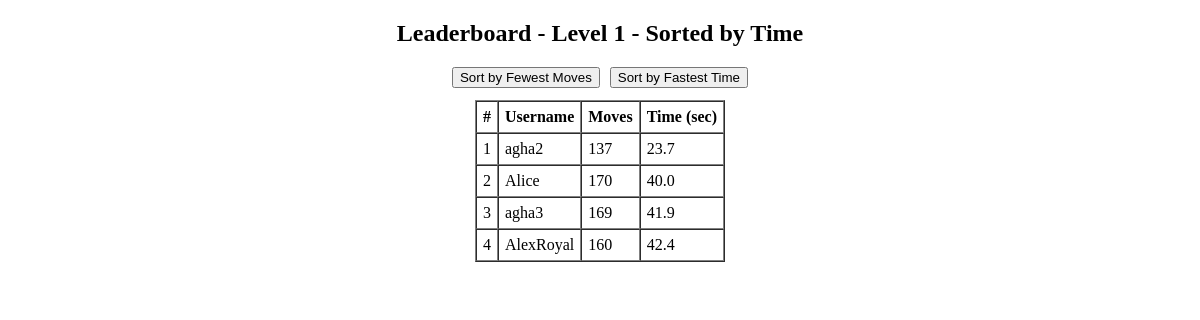
The page /game_leaderboard/time/1 on the database its author committed.
### server.py (models this page shows)
class ScoreTime(db.Model):
    score_id = db.Column(db.Integer, primary_key=True)
    username = db.Column(db.String(20), nullable=False)
    level = db.Column(db.String(30), nullable=False)
    moves = db.Column(db.Integer, nullable=False)
    time_taken = db.Column(db.Float, nullable=False)
    __table_args__ = (
        db.UniqueConstraint('username', 'level', name='unique_username_level'),
    )

### server.py (the view)
@app.route('/game_leaderboard/time/<level>')
def game_leaderboard_time(level):
    scores = ScoreTime.query.filter_by(level=level).order_by(ScoreTime.time_taken.asc()).all()
    return render_template('gameleaderboard.html', scores=scores, selected_level=level, mode='time')

### templates/gameleaderboard.html (shortened to what this page needs)
<!DOCTYPE html>
<html lang="en">
<head>
    <link rel="stylesheet" href="{{ url_for('static', filename='css/styleleaderboard.css') }}">
</head>
<body>
    <div class="leaderboard-container">
        <h2>Leaderboard - Level {{ selected_level }} - Sorted by {{ mode|capitalize }}</h2>
        <div class="sort-buttons">
            <form action="{{ url_for('game_leaderboard_moves', level=selected_level) }}" method="get">
                <button type="submit">Sort by Fewest Moves</button>
            </form>
            <form action="{{ url_for('game_leaderboard_time', level=selected_level) }}" method="get">
                <button type="submit">Sort by Fastest Time</button>
            </form>
        </div>
        <table border="1" cellspacing="0" cellpadding="6">
            <tr>
                <th>#</th>
                <th>Username</th>
                <th>Moves</th>
                <th>Time (sec)</th>
            </tr>
            {% for score in scores %}
            <tr>
                <td>{{ loop.index }}</td>
                <td>{{ score.username }}</td>
                <td>{{ score.moves }}</td>
                <td>{{ score.time_taken }}</td>
            </tr>
            {% endfor %}
        </table>
    </div>
</body>
</html>

### static/css/styleleaderboard.css (style rules this page uses)
html, body { margin: 0; padding-bottom: 200px; overflow: auto; height: 100%; }
.leaderboard-container { display: flex; flex-direction: column; align-items: center; }
.sort-buttons, .level-buttons { display: flex; flex-direction: row; gap: 10px; margin-bottom: 12px; }

### rows shown on the page
ScoreTime: username "agha2", moves "137", time_taken "23.7"
ScoreTime: username "Alice", moves "170", time_taken "40.0"
ScoreTime: username "agha3", moves "169", time_taken "41.9"
ScoreTime: username "AlexRoyal", moves "160", time_taken "42.4"

### other values the page prints
{{ selected_level }} "1"
{{ mode|capitalize }} "Time"
